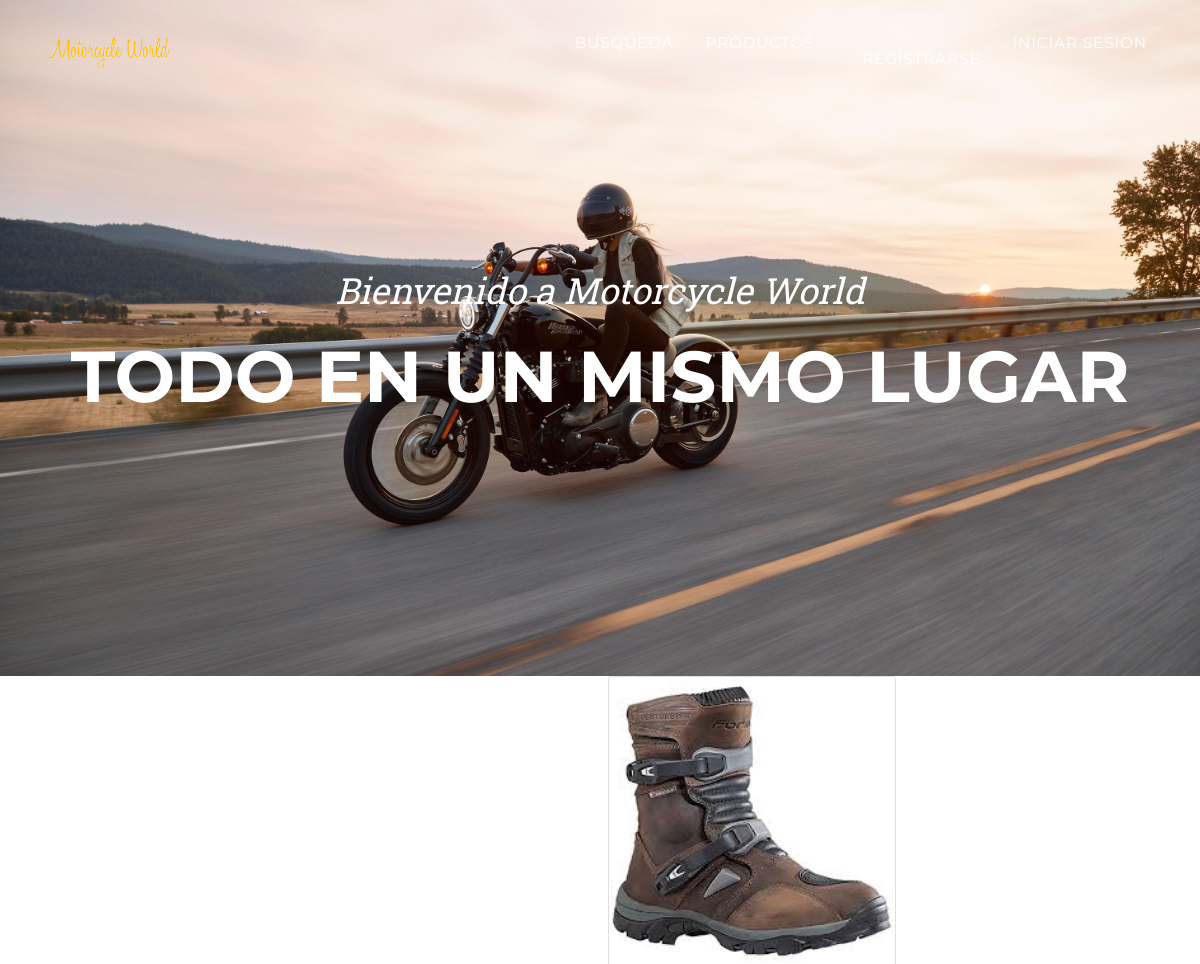
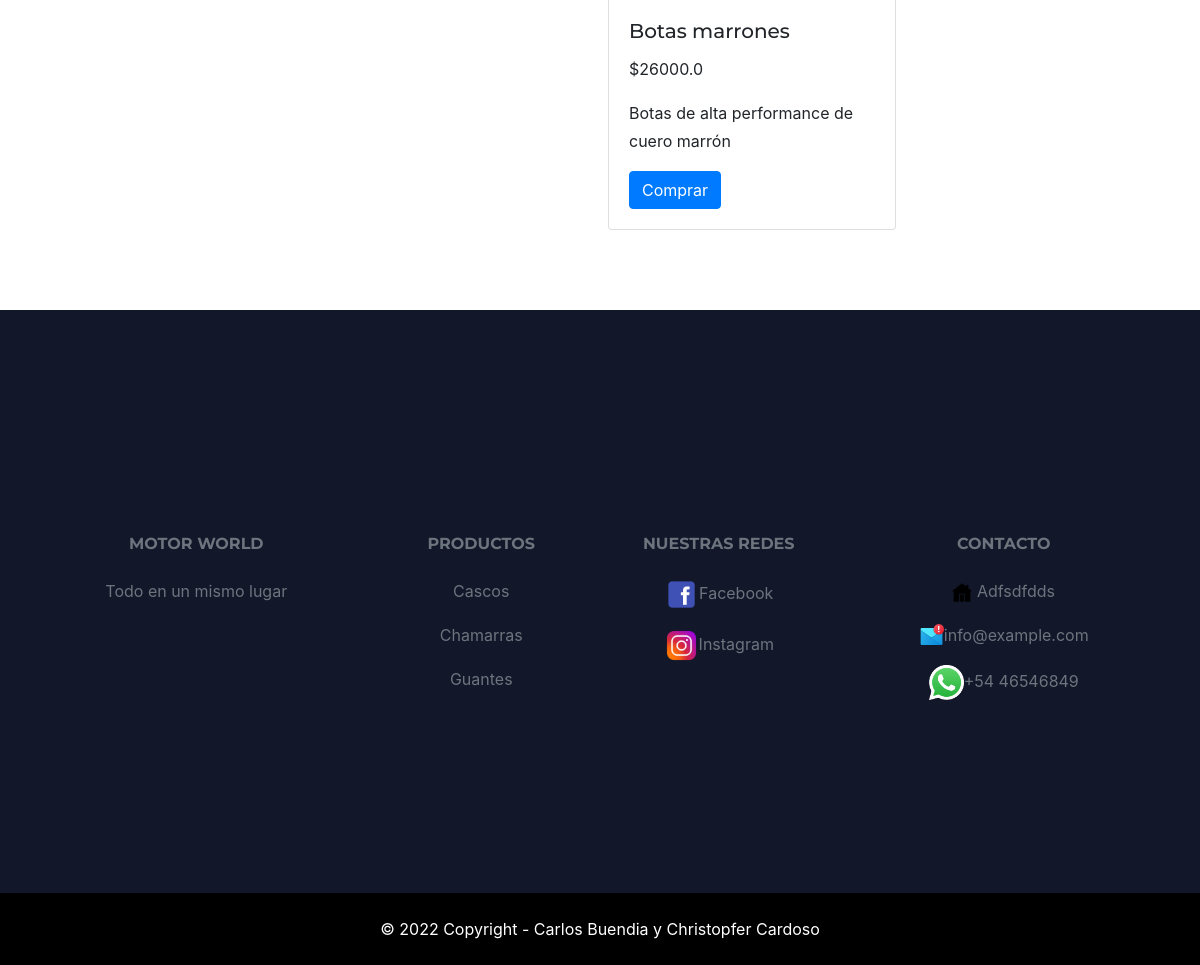
The page /detalleproductos/19/ on the database its author committed (2 pictures, top to bottom).
### AppFinal/models.py (models this page shows)
class Product(models.Model):
    name = models.CharField(max_length= 40)
    price = models.FloatField()
    desc = models.TextField()
    SKU = models.CharField(max_length=30)
    stock = models.BooleanField(default= True)
    image = models.ImageField(upload_to='producto_image', default='producto_image/descarga.png')
    users_wishlist = models.ManyToManyField(settings.AUTH_USER_MODEL, related_name="user_wishlist", blank=True)
    class Meta:
        verbose_name = 'producto'
        verbose_name_plural = 'productos'

### AppFinal/views.py (the view)
class DetailViewProducts(DetailView):
    model = Product
    template_name = 'AppFinal/detalleproductos.html'

### AppFinal/templates/AppFinal/detalleproductos.html (shortened to what this page needs)
    {% extends "AppFinal/padre.html" %}
    {% block Contenido %}
            <div class="card" style="width: 18rem">
                <img src="{{object.image.url}}" class="card-img-top" >
                <div class="card-body">
                <h5 class="card-title">{{object.name}}</h5>
                <p class="card-text">${{object.price}}</p>
                <p class="card-text">{{object.desc}}</p>
                {% if request.user.is_authenticated %}
                <a href="/compra" class="btn btn-primary">Comprar</a>
                 {% else %}
                <a href="/comprafallida" class="btn btn-primary">Comprar</a>
                {% endif %}
          </div>
        </div>
    {% endblock %}

### rows shown on the page
Product: image (picture), name "Botas marrones", price "26000.0", desc "Botas de alta performance de cuero marrón"
